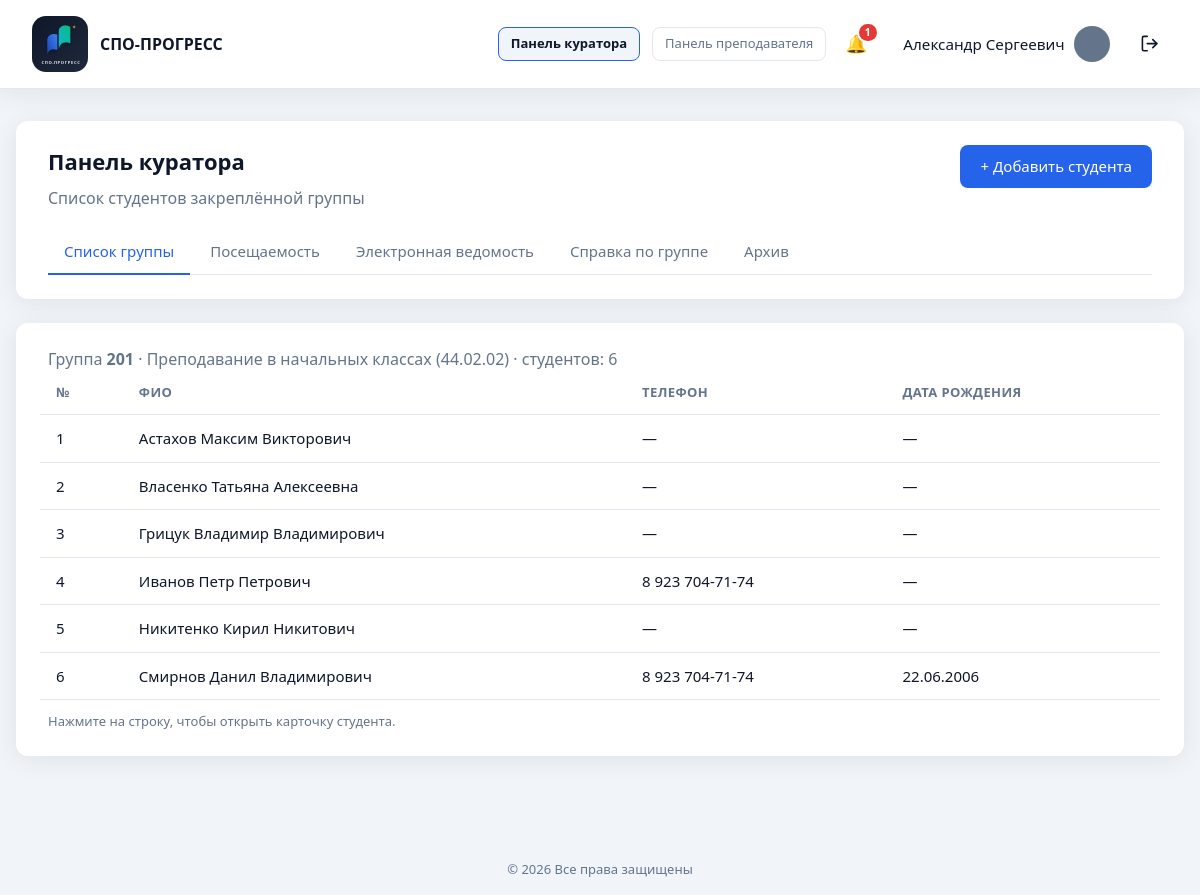
The page /curator/group.php (signed in) on the database its author committed.
### tables this page shows
CREATE TABLE `users` (
  `id` int UNSIGNED NOT NULL,
  `email` varchar(255) NOT NULL,
  `password_hash` varchar(255) NOT NULL,
  `password_plain` varchar(64) DEFAULT NULL,
  `full_name` varchar(255) NOT NULL,
  `phone` varchar(50) NOT NULL DEFAULT '',
  `position` varchar(255) NOT NULL DEFAULT '',
  `education` varchar(500) NOT NULL DEFAULT '',
  `additional_info` text,
  `avatar` varchar(255) NOT NULL DEFAULT 'icon:default',
  `role` enum('admin','teacher','student') NOT NULL DEFAULT 'teacher',
  `is_active` tinyint(1) NOT NULL DEFAULT '1',
  `created_at` datetime NOT NULL DEFAULT CURRENT_TIMESTAMP,
  `updated_at` datetime NOT NULL DEFAULT CURRENT_TIMESTAMP ON UPDATE CURRENT_TIMESTAMP
);

CREATE TABLE `study_groups` (
  `id` int UNSIGNED NOT NULL,
  `number` varchar(50) NOT NULL,
  `specialty_id` int UNSIGNED NOT NULL,
  `curator_id` int UNSIGNED DEFAULT NULL,
  `created_at` datetime NOT NULL DEFAULT CURRENT_TIMESTAMP,
  `updated_at` datetime NOT NULL DEFAULT CURRENT_TIMESTAMP ON UPDATE CURRENT_TIMESTAMP
);

CREATE TABLE `specialties` (
  `id` int UNSIGNED NOT NULL,
  `name` varchar(255) NOT NULL,
  `code` varchar(50) NOT NULL,
  `created_at` datetime NOT NULL DEFAULT CURRENT_TIMESTAMP,
  `updated_at` datetime NOT NULL DEFAULT CURRENT_TIMESTAMP ON UPDATE CURRENT_TIMESTAMP
);

CREATE TABLE `students` (
  `id` int UNSIGNED NOT NULL,
  `group_id` int UNSIGNED NOT NULL,
  `user_id` int UNSIGNED DEFAULT NULL,
  `full_name` varchar(255) NOT NULL,
  `phone` varchar(50) NOT NULL DEFAULT '',
  `snils` varchar(14) NOT NULL DEFAULT '',
  `birth_date` date DEFAULT NULL,
  `gender` enum('male','female') DEFAULT NULL,
  `mother_name` varchar(255) NOT NULL DEFAULT '',
  `mother_phone` varchar(50) NOT NULL DEFAULT '',
  `mother_workplace` varchar(500) NOT NULL DEFAULT '',
  `father_name` varchar(255) NOT NULL DEFAULT '',
  `father_phone` varchar(50) NOT NULL DEFAULT '',
  `father_workplace` varchar(500) NOT NULL DEFAULT '',
  `address_registered` varchar(500) NOT NULL DEFAULT '',
  `address_region` varchar(255) NOT NULL DEFAULT '',
  `address_district` varchar(255) NOT NULL DEFAULT '',
  `address_locality` varchar(255) NOT NULL DEFAULT '',
  `address_street` varchar(255) NOT NULL DEFAULT '',
  `address_house` varchar(50) NOT NULL DEFAULT '',
  `address_actual` varchar(500) NOT NULL DEFAULT '',
  `district` varchar(255) NOT NULL DEFAULT '',
  `is_low_income` tinyint(1) NOT NULL DEFAULT '0',
  `family_type` enum('complete','no_father','no_mother') DEFAULT NULL,
  `siblings_under_18` tinyint UNSIGNED NOT NULL DEFAULT '0',
  `residence_type` enum('family','dormitory','apartment') DEFAULT NULL,
  `is_nonresident` tinyint(1) NOT NULL DEFAULT '0',
  `without_parental_care` tinyint(1) NOT NULL DEFAULT '0',
  `created_at` datetime NOT NULL DEFAULT CURRENT_TIMESTAMP,
  `updated_at` datetime NOT NULL DEFAULT CURRENT_TIMESTAMP ON UPDATE CURRENT_TIMESTAMP
);

### includes/migrations.php (called while the page is built, shortened)
<?php
function ensure_user_roles_schema(PDO $pdo): void
{
    $done = true;
    $stmt = $pdo->query("SHOW TABLES LIKE 'user_roles'");
    if ($stmt->fetch()) {
        return;
    }
}
function ensure_organization_schema(PDO $pdo): void
{
    $done = true;
    $stmt = $pdo->query("SHOW TABLES LIKE 'organization'");
    if ($stmt->fetch()) {
        return;
    }
}
function run_migrations(PDO $pdo): void
{
    ensure_user_roles_schema($pdo);
    ensure_organization_schema($pdo);
    ensure_curriculum_schema($pdo);
    ensure_students_schema($pdo);
    ensure_gradebook_schema($pdo);
    ensure_attendance_schema($pdo);
    ensure_journal_schema($pdo);
    ensure_journal_brs_schema($pdo);
    ensure_ktp_schema($pdo);
}
function ensure_students_schema(PDO $pdo): void
{
    $done = true;
    $curatorCol = $pdo->query("SHOW COLUMNS FROM study_groups LIKE 'curator_id'")->fetch();
    $stmt = $pdo->query("SHOW TABLES LIKE 'students'");
    if ($stmt->fetch()) {
        return;
    }
}
function ensure_curriculum_schema(PDO $pdo): void
{
    $done = true;
    $stmt = $pdo->query("SHOW TABLES LIKE 'subjects'");
    if ($stmt->fetch()) {
        return;
    }
}
function ensure_gradebook_schema(PDO $pdo): void
{
    $done = true;
    $stmt = $pdo->query("SHOW TABLES LIKE 'app_settings'");
    $col = $pdo->query("SHOW COLUMNS FROM app_settings LIKE 'setting_value'")->fetch();
    $stmt = $pdo->query("SHOW TABLES LIKE 'grade_entries'");
    if ($stmt->fetch()) {
        return;
    }
}
function ensure_attendance_schema(PDO $pdo): void
{
    $done = true;
    $stmt = $pdo->query("SHOW TABLES LIKE 'attendance_reasons'");
    $stmt = $pdo->query("SHOW TABLES LIKE 'attendance_days'");
    if ($stmt->fetch()) {
        return;
    }
}
function ensure_journal_schema(PDO $pdo): void
{
    $done = true;
    $teacherCol = $pdo->query("SHOW COLUMNS FROM curriculum_items LIKE 'teacher_id'")->fetch();
    $stmt = $pdo->query("SHOW TABLES LIKE 'journal_lessons'");
    if ($stmt->fetch()) {
        return;
    }
}
function ensure_journal_brs_schema(PDO $pdo): void
{
    $done = true;
    $stmt = $pdo->query("SHOW TABLES LIKE 'journal_grades'");
    $markCol = $pdo->query("SHOW COLUMNS FROM journal_grades LIKE 'mark'")->fetch();
}
function ensure_ktp_schema(PDO $pdo): void
{
    $stmt = $pdo->query("SHOW TABLES LIKE 'ktp_topics'");
    $lessonTypeCol = $pdo->query("SHOW COLUMNS FROM ktp_topics LIKE 'lesson_type'")->fetch();
    if (!$lessonTypeCol) {
        $pdo->exec(
            "ALTER TABLE ktp_topics
             ADD lesson_type ENUM(
                'lecture', 'practice', 'independent',
                'diff_credit', 'credit', 'exam', 'control'
             ) NOT NULL DEFAULT 'lecture' AFTER title,
             ADD hours DECIMAL(4,1) NOT NULL DEFAULT 2.0 AFTER lesson_type"
        );
    } else {
        $typeDef = (string) ($lessonTypeCol['Type'] ?? '');
    }
    $stmt = $pdo->query("SHOW TABLES LIKE 'journal_lessons'");
    $topicCol = $pdo->query("SHOW COLUMNS FROM journal_lessons LIKE 'ktp_topic_id'")->fetch();
}

### includes/db.php (called while the page is built, shortened)
<?php
function db(): PDO
{
    static $pdo = null;
    if ($pdo === null) {
        $config = require __DIR__ . '/../config/database.php';
        $dsn = sprintf(
            'mysql:host=%s;dbname=%s;charset=%s',
            $config['host'],
            $config['dbname'],
            $config['charset']
        );
        $pdo = new PDO($dsn, $config['username'], $config['password'], [
            PDO::ATTR_ERRMODE            => PDO::ERRMODE_EXCEPTION,
            PDO::ATTR_DEFAULT_FETCH_MODE => PDO::FETCH_ASSOC,
            PDO::ATTR_EMULATE_PREPARES   => false,
        ]);
        require_once __DIR__ . '/migrations.php';
        run_migrations($pdo);
    }
    return $pdo;
}

### includes/students.php (called while the page is built, shortened)
<?php
require_once __DIR__ . '/db.php';
function get_groups_for_curator(?int $userId = null): array
{
    $userId = $userId ?? (int) (current_user()['id'] ?? 0);
    $stmt = db()->prepare(
        'SELECT g.id, g.number, g.specialty_id, g.curator_id, g.created_at,
                s.name AS specialty_name, s.code AS specialty_code,
                u.full_name AS curator_name
         FROM study_groups g
         INNER JOIN specialties s ON s.id = g.specialty_id
         LEFT JOIN users u ON u.id = g.curator_id
         WHERE g.curator_id = ?
         ORDER BY g.number ASC'
    );
    $stmt->execute([$userId]);
    return $stmt->fetchAll();
}

### curator/group.php (the view, shortened to what this page needs)
<?php
require_once __DIR__ . '/../includes/auth.php';
require_once __DIR__ . '/../includes/students.php';
require_curator_panel();
$groups = get_groups_for_curator();
$groupId = isset($_GET['group_id']) ? (int) $_GET['group_id'] : 0;
if ($groupId === 0 && count($groups) === 1) {
    $groupId = (int) $groups[0]['id'];
}
$group = null;
if ($groupId > 0) {
    if (!can_manage_group($groupId)) {
        $error = 'Нет доступа к выбранной группе.';
        $groupId = 0;
    } else {
        $group = get_group_by_id($groupId);
        $students = get_students_by_group($groupId);
    }
}
$showHeader = true;
$basePath = '../';
require __DIR__ . '/../includes/header.php';
?>
<div class="dashboard dashboard--wide">
    <section class="panel">
        <div class="panel__header">
            <div>
                <h1>Панель куратора</h1>
                <p class="text-muted">Список студентов закреплённой группы</p>
            </div>
            <?php if ($group): ?>
            <a href="student_create.php?group_id=<?= $groupId ?>" class="btn btn--primary">+ Добавить студента</a>
            <?php endif; ?>
        </div>
        <?php require __DIR__ . '/../includes/curator_nav.php'; ?>
    </section>
    <?php if (empty($groups)): ?>
        <section class="panel">
            <p class="text-muted">
                Вам ещё не назначена группа. Обратитесь к администратору:
                в разделе «Информация» у группы нужно указать куратора.
            </p>
        </section>
    <?php else: ?>
        <section class="panel">
            <?php if ($group === null): ?>
                <p class="text-muted">Выберите группу, чтобы увидеть список студентов.</p>
            <?php else: ?>
                <p class="text-muted">
                    Группа <strong><?= e($group['number']) ?></strong>
                    · <?= e($group['specialty_name']) ?> (<?= e($group['specialty_code']) ?>)
                    · студентов: <?= count($students) ?>
                </p>
                <?php if (empty($students)): ?>
                    <p class="text-muted">В группе пока нет студентов.</p>
                <?php else: ?>
                    <div class="table-wrap">
                        <table class="table">
                            <thead>
                                <tr>
                                    <th>№</th>
                                    <th>ФИО</th>
                                    <th>Телефон</th>
                                    <th>Дата рождения</th>
                                </tr>
                            </thead>
                            <tbody>
                                <?php foreach ($students as $index => $student): ?>
                                <tr class="table__row--clickable"
                                    onclick="location.href='student_edit.php?id=<?= (int) $student['id'] ?>'">
                                    <td><?= $index + 1 ?></td>
                                    <td><?= e($student['full_name']) ?></td>
                                    <td><?= e($student['phone'] ?: '—') ?></td>
                                    <td><?= e(format_student_birth_date($student['birth_date'] ?? null)) ?></td>
                                </tr>
                                <?php endforeach; ?>
                            </tbody>
                        </table>
                    </div>
                    <p class="text-muted table-hint">Нажмите на строку, чтобы открыть карточку студента.</p>
                <?php endif; ?>
            <?php endif; ?>
        </section>
    <?php endif; ?>
</div>
<?php require __DIR__ . '/../includes/footer.php'; ?>

### includes/header.php (shortened to what this page needs)
<!DOCTYPE html>
<html lang="ru">
<head>
    <?php $basePath = $basePath ?? ''; ?>
    <link rel="stylesheet" href="<?= e($basePath) ?>assets/css/style.css">
</head>
<body>
    <div class="page">
        <?php if (!empty($showHeader)): ?>
        <header class="header">
            <div class="header__brand">
                <span class="header__logo">
                    <img
                        class="header__logo-img"
                        src="<?= e($basePath) ?>assets/img/logo-icon.svg"
                        alt="СПО-ПРОГРЕСС"
                        width="56"
                        height="56"
                    >
                </span>
                <span class="header__title">СПО-ПРОГРЕСС</span>
            </div>
            <?php if (is_logged_in()): ?>
            <?php
            $headerUser = current_user();
            $headerName = user_first_middle_name((string) ($headerUser['full_name'] ?? ''));
            $headerAvatar = (string) ($headerUser['avatar'] ?? 'icon:person');
            $appBase = app_base_path();
            $activePanel = current_header_panel();
            require_once __DIR__ . '/notifications.php';
            $headerUnreadCount = get_unread_notifications_count((int) $headerUser['id']);
            ?>
            <nav class="header__nav">
                <?php if (can_use_curator_panel()): ?>
                <a
                    href="<?= e($appBase) ?>curator/group.php"
                    class="btn btn--ghost btn--sm<?= $activePanel === 'curator' ? ' is-active' : '' ?>"
                >Панель куратора</a>
                <?php endif; ?>
                <?php if (can_use_teacher_panel()): ?>
                <a
                    href="<?= e($appBase) ?>teacher/subjects.php"
                    class="btn btn--ghost btn--sm<?= $activePanel === 'teacher' ? ' is-active' : '' ?>"
                >Панель преподавателя</a>
                <?php endif; ?>
                <a
                    href="<?= e($appBase) ?>notifications.php"
                    class="header__notify-btn<?= basename((string) ($_SERVER['SCRIPT_NAME'] ?? '')) === 'notifications.php' ? ' is-active' : '' ?>"
                    title="Уведомления"
                >
                    <span class="header__notify-icon" aria-hidden="true">🔔</span>
                    <?php if ($headerUnreadCount > 0): ?>
                    <span class="header__notify-badge"><?= $headerUnreadCount > 99 ? '99+' : (int) $headerUnreadCount ?></span>
                    <?php endif; ?>
                </a>
                <div class="header__account">
                    <a
                        href="<?= e($appBase) ?><?= is_student_user() ? 'student/cabinet.php' : 'cabinet.php' ?>"
                        class="header__cabinet-tab<?= ($activePanel === 'cabinet' || $activePanel === 'student') ? ' header__cabinet-tab--active' : '' ?>"
                        title="Личный кабинет"
                    >
                        <span class="header__user-name"><?= e($headerName) ?></span>
                        <?= render_user_avatar($headerAvatar, 'user-avatar--header', $basePath) ?>
                    </a>
                </div>
                <a
                    href="<?= e($basePath) ?>logout.php"
                    class="header__logout-btn"
                    title="Выйти"
                    aria-label="Выйти"
                >
                </a>
            </nav>
            <?php endif; ?>
        </header>
        <?php endif; ?>
        <main class="main">

### rows shown on the page
users: full_name "Александр Сергеевич"
study_groups: number "201", specialty.name "Преподавание в начальных классах", specialty.code "44.02.02"
students: full_name "Астахов Максим Викторович", phone "—", birth_date "—"
students: full_name "Власенко Татьяна Алексеевна", phone "—", birth_date "—"
students: full_name "Грицук Владимир Владимирович", phone "—", birth_date "—"
students: full_name "Иванов Петр Петрович", phone "8 923 704-71-74", birth_date "—"
students: full_name "Никитенко Кирил Никитович", phone "—", birth_date "—"
students: full_name "Смирнов Данил Владимирович", phone "8 923 704-71-74", birth_date "22.06.2006"

### other values the page prints
$headerUnreadCount "1"
count($students) "6"
